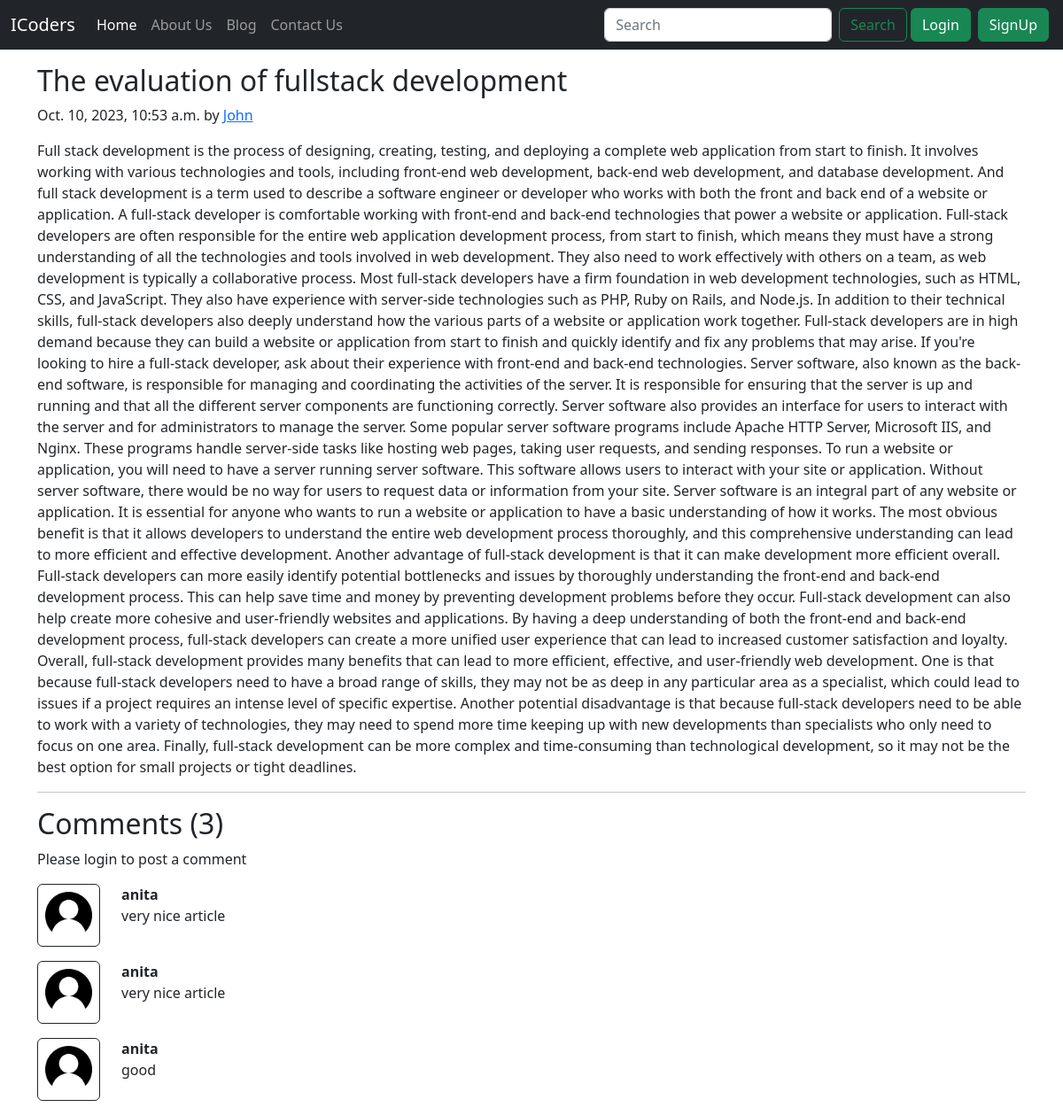
Page /blog/fullstack-development on the committed database.
### my_blog_app/models.py (models this page shows, shortened)
class Post(models.Model):
    sno=models.AutoField(primary_key=True)
    title=models.CharField(max_length=255)
    author=models.CharField(max_length=14)
    slug=models.CharField(max_length=130)
    timeStamp=models.DateTimeField(blank=True)
    content=models.TextField()

class BlogComment(models.Model):
    sno= models.AutoField(primary_key=True)
    comment=models.TextField()
    user=models.ForeignKey(User, on_delete=models.CASCADE)
    post=models.ForeignKey(Post, on_delete=models.CASCADE)
    parent=models.ForeignKey('self',on_delete=models.CASCADE, null=True )
    timestamp= models.DateTimeField(default=now)

### my_blog_app/views.py (the view)
# urls.py: path('<str:slug>',views.blogPost, name="blogPost")
def blogPost(request, slug):
    post=Post.objects.filter(slug=slug).first()
    comments= BlogComment.objects.filter(post=post)
    context={'post':post, 'comments': comments}
    return render(request, "blog/blogPost.html", context)

### templates/blog/blogPost.html (shortened to what this page needs)
{% extends 'base.html' %}
{% block body %}
{% load humanize %}
<div class="container my-3">
    <h2 class="blog-post-title">{{post.title}}</h2>
    <p class="blog-post-meta">{{post.timeStamp}} by <a href="/about">{{post.author}}</a></p>
    <p>{{post.content}}</p>
    <hr>
</div>
<div class="container">
    <h2> Comments ({{comments.count}})</h2>
    <div class="my-2">
    {% if user.is_authenticated %}
    <form action="/blog/postComment" method="post">
        {% csrf_token %}
        <div class="form-group">
            <label for="exampleInputEmail1">Post Comment </label>
            <input type="text" class="form-control" name="comment" placeholder="Enter comment here">
        </div>
        <input type="hidden" name="postSno" value="{{post.sno}}">
        <button type="submit" class="btn btn-primary">Submit</button>
    </form>
    {% else %}
    Please login to post a comment
    {% endif %}
    </div>
    {% for comment in comments %}
    <div class="row my-3">
        <div class="col-md-1  ">
        <img class="rounded mx-auto d-block w-100 border border-dark p-2" src="/static/img/user.png"  alt="user">
        </div>
        <div class="col-md-11 ">
        <b> {{comment.user.username}} </b> <span class="badge badge-secondary ">{{comment.timestamp| naturaltime}}</span>
        <div>   {{comment.comment}} </div>
    </div>
    </div>
    {% endfor %}
</div>
{% endblock %}

### templates/base.html (shortened to what this page needs)
<!doctype html>
<html lang="en">
<head>
  <link href="https://cdn.jsdelivr.net/npm/bootstrap@5.2.3/dist/css/bootstrap.min.css" rel="stylesheet"
>
</head>
<body>
  <nav class="navbar navbar-expand-lg navbar-dark bg-dark">
    <div class="container-fluid">
      <a class="navbar-brand" href="/">ICoders</a>
      <div class="collapse navbar-collapse" id="navbarSupportedContent">
        <ul class="navbar-nav me-auto mb-2 mb-lg-0">
          <li class="nav-item">
            <a class="nav-link active" aria-current="page" href="/">Home</a>
          </li>
          <li class="nav-item">
            <a class="nav-link" href="/about">About Us</a>
          </li>
          <li class="nav-item">
            <a class="nav-link" href="/blog">Blog</a>
          </li>
          <li class="nav-item">
            <a class="nav-link" href="/contact">Contact Us</a>
          </li>
        </ul>
        <form method="get" action="/search" class="d-flex" role="search">
          <input class="form-control me-2" type="search" placeholder="Search" aria-label="Search" name="query"
            id="query">
          <button class="btn btn-outline-success" type="submit">Search</button>
        </form>
        {% if user.is_authenticated %}
        <ul class="navbar-nav ml-auto mx-2 mb-lg-0">
          <li class="nav-item dropdown">
            <a class="nav-link dropdown-toggle" href="#" role="button" data-bs-toggle="dropdown" aria-expanded="false">
              Welcome {{request.user}}
            </a>
            <ul class="dropdown-menu">
              <li><a class="dropdown-item" href="/logout">Logout</a></li>
            </ul>
          </li>
        </ul>
        {% else %}
        <button type="submit" class="btn btn-success mx-1" data-bs-toggle="modal" data-bs-target="#loginModal">
          Login
        </button>
        <button type="submit" class="btn btn-success mx-1" data-bs-toggle="modal" data-bs-target="#signupModal">
          SignUp
        </button>
        {% endif %}
      </div>
  </nav>
  {% block body %} {% endblock body %}
</body>
</html>

### rows in the picture
Post: title "The evaluation of fullstack development", timeStamp "Oct. 10, 2023, 10:53 a.m.", author "John", content "Full stack development is the process of designing, creating, testing, and deploying a complete web application from start to finish. It involves working with various technologies and tools, including front-end web development, back-end web development, and database development. And full stack development is a term used to describe a software engineer or developer who works with both the front and back end of a website or application. A full-stack developer is comfortable working with front-end and back-end technologies that power a website or application. Full-stack developers are often responsible for the entire web application development process, from start to finish, which means they…"
BlogComment: user.username "anita", comment "very nice article"
BlogComment: user.username "anita", comment "very nice article"
BlogComment: user.username "anita", comment "good"

### other values in the picture
{{ comments.count }} "3"
